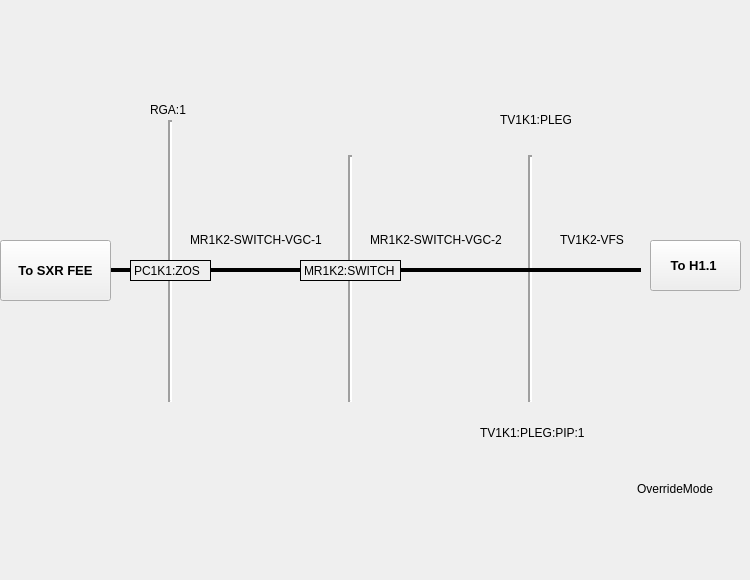
       <widget class="QWidget" name="scrollAreaWidgetContents">
        <property name="geometry">
         <rect>
          <x>0</x>
          <y>0</y>
          <width>750</width>
          <height>580</height>
         </rect>
        </property>
        <widget class="Line" name="line">
         <property name="geometry">
          <rect>
           <x>110</x>
           <y>260</y>
           <width>531</width>
           <height>20</height>
          </rect>
         </property>
         <property name="frameShadow">
          <enum>QFrame::Plain</enum>
         </property>
         <property name="lineWidth">
          <number>4</number>
         </property>
         <property name="orientation">
          <enum>Qt::Horizontal</enum>
         </property>
        </widget>
        <widget class="QLabel" name="label_2">
         <property name="geometry">
          <rect>
           <x>190</x>
           <y>230</y>
           <width>151</width>
           <height>20</height>
          </rect>
         </property>
         <property name="text">
          <string>MR1K2-SWITCH-VGC-1</string>
         </property>
        </widget>
        <widget class="PyDMEmbeddedDisplay" name="PyDMEmbeddedDisplay_16">
         <property name="geometry">
          <rect>
           <x>20</x>
           <y>-10</y>
           <width>151</width>
           <height>100</height>
          </rect>
         </property>
         <property name="toolTip">
          <string/>
         </property>
         <property name="lineWidth">
          <number>0</number>
         </property>
         <property name="filename" stdset="0">
          <string>vacuumscreens/templates/rixArrow.ui</string>
         </property>
        </widget>
        <widget class="Line" name="line_6">
         <property name="geometry">
          <rect>
           <x>340</x>
           <y>270</y>
           <width>20</width>
           <height>132</height>
          </rect>
         </property>
         <property name="lineWidth">
          <number>2</number>
         </property>
         <property name="orientation">
          <enum>Qt::Vertical</enum>
         </property>
        </widget>
        <widget class="IonPump" name="RTDSL0_PIP_2">
         <property name="geometry">
          <rect>
           <x>320</x>
           <y>395</y>
           <width>60</width>
           <height>150</height>
          </rect>
         </property>
         <property name="toolTip">
          <string/>
         </property>
         <property name="layoutDirection">
          <enum>Qt::LeftToRight</enum>
         </property>
         <property name="controlsLocation" stdset="0">
          <enum>PCDSSymbolBase::Bottom</enum>
         </property>
         <property name="channelsPrefix" stdset="0">
          <string>ca://MR1K2:SWITCH:PIP:1</string>
         </property>
         <property name="controlButtonHorizontal" stdset="0">
          <bool>false</bool>
         </property>
        </widget>
        <widget class="Line" name="line_3">
         <property name="geometry">
          <rect>
           <x>340</x>
           <y>155</y>
           <width>20</width>
           <height>110</height>
          </rect>
         </property>
         <property name="lineWidth">
          <number>2</number>
         </property>
         <property name="orientation">
          <enum>Qt::Vertical</enum>
         </property>
        </widget>
        <widget class="QLabel" name="TV1L0_2">
         <property name="geometry">
          <rect>
           <x>300</x>
           <y>260</y>
           <width>101</width>
           <height>21</height>
          </rect>
         </property>
         <property name="autoFillBackground">
          <bool>true</bool>
         </property>
         <property name="frameShape">
          <enum>QFrame::Box</enum>
         </property>
         <property name="frameShadow">
          <enum>QFrame::Plain</enum>
         </property>
         <property name="text">
          <string>MR1K2:SWITCH</string>
         </property>
        </widget>
        <widget class="PneumaticValve" name="IM1L0_XTES_VGC_2">
         <property name="geometry">
          <rect>
           <x>400</x>
           <y>250</y>
           <width>71</width>
           <height>131</height>
          </rect>
         </property>
         <property name="toolTip">
          <string/>
         </property>
         <property name="controlsLocation" stdset="0">
          <enum>PCDSSymbolBase::Bottom</enum>
         </property>
         <property name="channelsPrefix" stdset="0">
          <string>ca://MR1K2:SWITCH:VGC:2</string>
         </property>
         <property name="controlButtonHorizontal" stdset="0">
          <bool>false</bool>
         </property>
        </widget>
        <widget class="Line" name="line_7">
         <property name="geometry">
          <rect>
           <x>520</x>
           <y>270</y>
           <width>20</width>
           <height>132</height>
          </rect>
         </property>
         <property name="lineWidth">
          <number>2</number>
         </property>
         <property name="orientation">
          <enum>Qt::Vertical</enum>
         </property>
        </widget>
        <widget class="IonPump" name="RTDSL0_PIP_3">
         <property name="geometry">
          <rect>
           <x>500</x>
           <y>395</y>
           <width>60</width>
           <height>150</height>
          </rect>
         </property>
         <property name="toolTip">
          <string/>
         </property>
         <property name="layoutDirection">
          <enum>Qt::LeftToRight</enum>
         </property>
         <property name="controlsLocation" stdset="0">
          <enum>PCDSSymbolBase::Bottom</enum>
         </property>
         <property name="channelsPrefix" stdset="0">
          <string>ca://TV1K1:PLEG:PIP:1</string>
         </property>
         <property name="controlButtonHorizontal" stdset="0">
          <bool>false</bool>
         </property>
        </widget>
        <widget class="Line" name="line_4">
         <property name="geometry">
          <rect>
           <x>520</x>
           <y>155</y>
           <width>20</width>
           <height>120</height>
          </rect>
         </property>
         <property name="lineWidth">
          <number>2</number>
         </property>
         <property name="orientation">
          <enum>Qt::Vertical</enum>
         </property>
        </widget>
        <widget class="Line" name="line_8">
         <property name="geometry">
          <rect>
           <x>160</x>
           <y>270</y>
           <width>20</width>
           <height>132</height>
          </rect>
         </property>
         <property name="lineWidth">
          <number>2</number>
         </property>
         <property name="orientation">
          <enum>Qt::Vertical</enum>
         </property>
        </widget>
        <widget class="IonPump" name="RTDSL0_PIP_4">
         <property name="geometry">
          <rect>
           <x>140</x>
           <y>395</y>
           <width>60</width>
           <height>150</height>
          </rect>
         </property>
         <property name="toolTip">
          <string/>
         </property>
         <property name="layoutDirection">
          <enum>Qt::LeftToRight</enum>
         </property>
         <property name="controlsLocation" stdset="0">
          <enum>PCDSSymbolBase::Bottom</enum>
         </property>
         <property name="channelsPrefix" stdset="0">
          <string>ca://PC1K1:ZOS:PIP:1</string>
         </property>
         <property name="controlButtonHorizontal" stdset="0">
          <bool>false</bool>
         </property>
        </widget>
        <widget class="Line" name="line_9">
         <property name="geometry">
          <rect>
           <x>160</x>
           <y>120</y>
           <width>20</width>
           <height>180</height>
          </rect>
         </property>
         <property name="lineWidth">
          <number>2</number>
         </property>
         <property name="orientation">
          <enum>Qt::Vertical</enum>
         </property>
        </widget>
        <widget class="PyDMEmbeddedDisplay" name="PyDMEmbeddedDisplay_18">
         <property name="geometry">
          <rect>
           <x>50</x>
           <y>85</y>
           <width>200</width>
           <height>140</height>
          </rect>
         </property>
         <property name="toolTip">
          <string/>
         </property>
         <property name="frameShape">
          <enum>QFrame::NoFrame</enum>
         </property>
         <property name="frameShadow">
          <enum>QFrame::Plain</enum>
         </property>
         <property name="lineWidth">
          <number>0</number>
         </property>
         <property name="macros" stdset="0">
          <string>{&quot;GCC&quot;: &quot;PC1K1:ZOS:GCC:1&quot; , &quot;GPI&quot;: &quot;PC1K1:ZOS:GPI:1&quot;}</string>
         </property>
         <property name="filename" stdset="0">
          <string>vacuumscreens/templates/GCC_GPI.ui</string>
         </property>
        </widget>
        <widget class="QLabel" name="TV1L0_4">
         <property name="geometry">
          <rect>
           <x>130</x>
           <y>260</y>
           <width>81</width>
           <height>21</height>
          </rect>
         </property>
         <property name="autoFillBackground">
          <bool>true</bool>
         </property>
         <property name="frameShape">
          <enum>QFrame::Box</enum>
         </property>
         <property name="frameShadow">
          <enum>QFrame::Plain</enum>
         </property>
         <property name="text">
          <string>PC1K1:ZOS</string>
         </property>
        </widget>
        <widget class="PneumaticValve" name="IM1L0_XTES_VGC_4">
         <property name="geometry">
          <rect>
           <x>230</x>
           <y>250</y>
           <width>71</width>
           <height>131</height>
          </rect>
         </property>
         <property name="toolTip">
          <string/>
         </property>
         <property name="controlsLocation" stdset="0">
          <enum>PCDSSymbolBase::Bottom</enum>
         </property>
         <property name="channelsPrefix" stdset="0">
          <string>ca://MR1K2:SWITCH:VGC:1</string>
         </property>
         <property name="controlButtonHorizontal" stdset="0">
          <bool>false</bool>
         </property>
        </widget>
        <widget class="QLabel" name="label_3">
         <property name="geometry">
          <rect>
           <x>370</x>
           <y>230</y>
           <width>141</width>
           <height>20</height>
          </rect>
         </property>
         <property name="text">
          <string>MR1K2-SWITCH-VGC-2</string>
         </property>
        </widget>
        <widget class="QLabel" name="label_4">
         <property name="geometry">
          <rect>
           <x>560</x>
           <y>230</y>
           <width>71</width>
           <height>20</height>
          </rect>
         </property>
         <property name="text">
          <string>TV1K2-VFS</string>
         </property>
        </widget>
        <widget class="FastShutter" name="FastShutter">
         <property name="geometry">
          <rect>
           <x>560</x>
           <y>240</y>
           <width>71</width>
           <height>131</height>
          </rect>
         </property>
         <property name="toolTip">
          <string/>
         </property>
         <property name="channelsPrefix" stdset="0">
          <string>ca://TV1K2:VFS:1</string>
         </property>
         <property name="controlButtonHorizontal" stdset="0">
          <bool>false</bool>
         </property>
        </widget>
        <widget class="PyDMEmbeddedDisplay" name="PyDMEmbeddedDisplay_19">
         <property name="geometry">
          <rect>
           <x>230</x>
           <y>86</y>
           <width>200</width>
           <height>140</height>
          </rect>
         </property>
         <property name="toolTip">
          <string/>
         </property>
         <property name="frameShape">
          <enum>QFrame::NoFrame</enum>
         </property>
         <property name="frameShadow">
          <enum>QFrame::Plain</enum>
         </property>
         <property name="lineWidth">
          <number>0</number>
         </property>
         <property name="macros" stdset="0">
          <string>{&quot;GCC&quot;: &quot;MR1K2:SWITCH:GCC:1&quot; , &quot;GPI&quot;: &quot;MR1K2:SWITCH:GPI:1&quot;}</string>
         </property>
         <property name="filename" stdset="0">
          <string>vacuumscreens/templates/GCC_GPI.ui</string>
         </property>
        </widget>
        <widget class="PyDMEmbeddedDisplay" name="PyDMEmbeddedDisplay_20">
         <property name="geometry">
          <rect>
           <x>410</x>
           <y>86</y>
           <width>200</width>
           <height>140</height>
          </rect>
         </property>
         <property name="toolTip">
          <string/>
         </property>
         <property name="frameShape">
          <enum>QFrame::NoFrame</enum>
         </property>
         <property name="frameShadow">
          <enum>QFrame::Plain</enum>
         </property>
         <property name="lineWidth">
          <number>0</number>
         </property>
         <property name="macros" stdset="0">
          <string>{&quot;GCC&quot;: &quot;TV1K1:PLEG:GCC:1&quot; , &quot;GPI&quot;: &quot;TV1K1:PLEG:GPI:1&quot;}</string>
         </property>
         <property name="filename" stdset="0">
          <string>vacuumscreens/templates/GCC_GPI.ui</string>
         </property>
        </widget>
        <widget class="RGA" name="RGA">
         <property name="geometry">
          <rect>
           <x>150</x>
           <y>65</y>
           <width>40</width>
           <height>40</height>
          </rect>
         </property>
         <property name="toolTip">
          <string/>
         </property>
        </widget>
        <widget class="QLabel" name="label_5">
         <property name="geometry">
          <rect>
           <x>150</x>
           <y>100</y>
           <width>41</width>
           <height>20</height>
          </rect>
         </property>
         <property name="text">
          <string>RGA:1</string>
         </property>
        </widget>
        <widget class="QLabel" name="label_6">
         <property name="geometry">
          <rect>
           <x>500</x>
           <y>110</y>
           <width>101</width>
           <height>20</height>
          </rect>
         </property>
         <property name="text">
          <string>TV1K1:PLEG</string>
         </property>
        </widget>
        <widget class="QLabel" name="label_7">
         <property name="geometry">
          <rect>
           <x>480</x>
           <y>423</y>
           <width>111</width>
           <height>20</height>
          </rect>
         </property>
         <property name="text">
          <string>TV1K1:PLEG:PIP:1</string>
         </property>
        </widget>
        <widget class="PyDMShellCommand" name="PyDMShellCommand">
         <property name="geometry">
          <rect>
           <x>0</x>
           <y>240</y>
           <width>111</width>
           <height>61</height>
          </rect>
         </property>
         <property name="font">
          <font>
           <pointsize>10</pointsize>
           <weight>75</weight>
           <bold>true</bold>
          </font>
         </property>
         <property name="toolTip">
          <string/>
         </property>
         <property name="text">
          <string>To SXR FEE</string>
         </property>
         <property name="checkable">
          <bool>false</bool>
         </property>
         <property name="commands" stdset="0">
          <stringlist>
           <string>pydm /reg/g/pcds/epics-dev/screens/pydm/vacuumscreens/screens/sxrVac.ui</string>
          </stringlist>
         </property>
        </widget>
        <widget class="PyDMShellCommand" name="PyDMShellCommand_2">
         <property name="geometry">
          <rect>
           <x>650</x>
           <y>240</y>
           <width>91</width>
           <height>51</height>
          </rect>
         </property>
         <property name="font">
          <font>
           <pointsize>10</pointsize>
           <weight>75</weight>
           <bold>true</bold>
          </font>
         </property>
         <property name="toolTip">
          <string/>
         </property>
         <property name="text">
          <string>To H1.1 </string>
         </property>
         <property name="commands" stdset="0">
          <stringlist>
           <string>pydm /cds/group/pcds/epics-dev/jjoshi/screens/rixVac.ui</string>
          </stringlist>
         </property>
        </widget>
        <widget class="PyDMLabel" name="PyDMLabel_4">
         <property name="geometry">
          <rect>
           <x>637</x>
           <y>481</y>
           <width>101</width>
           <height>16</height>
          </rect>
         </property>
         <property name="toolTip">
          <string/>
         </property>
         <property name="text">
          <string>OverrideMode</string>
         </property>
        </widget>
        <widget class="PyDMEnumButton" name="PyDMEnumButton_2">
         <property name="geometry">
          <rect>
           <x>635</x>
           <y>500</y>
           <width>98</width>
           <height>80</height>
          </rect>
         </property>
         <property name="font">
          <font>
           <pointsize>9</pointsize>
          </font>
         </property>
         <property name="toolTip">
          <string/>
         </property>
         <property name="channel" stdset="0">
          <string>ca://RIX:FEE:VAC:OVRDON</string>
         </property>
         <property name="items" stdset="0">
          <stringlist>
           <string>Override OFF</string>
           <string>Override ON</string>
          </stringlist>
         </property>
        </widget>
        <zorder>line_7</zorder>
        <zorder>line_4</zorder>
        <zorder>line</zorder>
        <zorder>label_2</zorder>
        <zorder>PyDMEmbeddedDisplay_16</zorder>
        <zorder>line_6</zorder>
        <zorder>RTDSL0_PIP_2</zorder>
        <zorder>line_3</zorder>
        <zorder>TV1L0_2</zorder>
        <zorder>IM1L0_XTES_VGC_2</zorder>
        <zorder>RTDSL0_PIP_3</zorder>
        <zorder>line_8</zorder>
        <zorder>RTDSL0_PIP_4</zorder>
        <zorder>line_9</zorder>
        <zorder>PyDMEmbeddedDisplay_18</zorder>
        <zorder>TV1L0_4</zorder>
        <zorder>IM1L0_XTES_VGC_4</zorder>
        <zorder>label_3</zorder>
        <zorder>label_4</zorder>
        <zorder>FastShutter</zorder>
        <zorder>PyDMEmbeddedDisplay_19</zorder>
        <zorder>PyDMEmbeddedDisplay_20</zorder>
        <zorder>RGA</zorder>
        <zorder>label_5</zorder>
        <zorder>label_6</zorder>
        <zorder>label_7</zorder>
        <zorder>PyDMShellCommand</zorder>
        <zorder>PyDMShellCommand_2</zorder>
        <zorder>PyDMLabel_4</zorder>
        <zorder>PyDMEnumButton_2</zorder>
       </widget>
